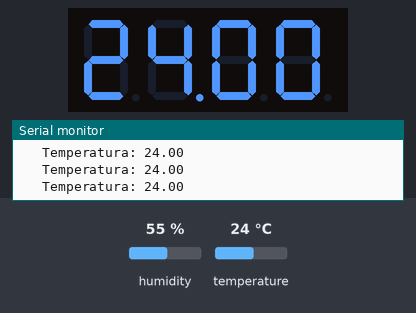
Bench run of a sketch on a simulated Arduino Uno, built with avr-gcc and run on an emulated ATmega328P. On the bench: 4-digit seven-segment display, the last lines printed to the serial monitor. Wiring (inferred from the names in the program): 4-digit 7-segment display, segments lit when HIGH: segments pin 6, pin 7, pin 8, pin 9, pin 10, pin 11, pin 12, pin 13; digit selects pin 2, pin 3, pin 4, pin 5. The test bench sets the inputs (shaded band); at power-on: temperature 24 °C, humidity 55 %. The segment pins are drawn as the display they are named for.

Above: at 3.2 s.
3.3 s: temperature set to 12 °C
At 5.6 s:
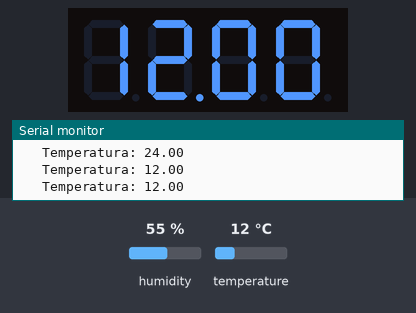
6.5 s: temperature set to 19 °C
At 8.4 s:
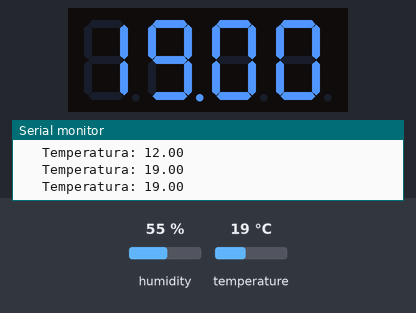
9.7 s: temperature set to 28 °C
At 11.2 s:
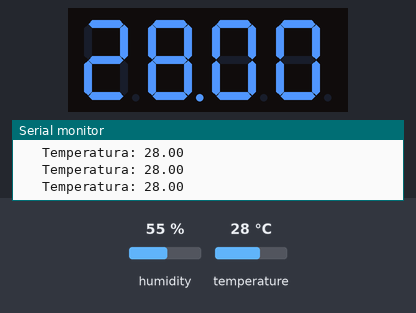
Timing chart, 0 to 12.7 s (numbered marks = the images above; inputs shaded):
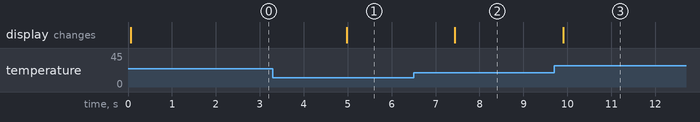

Measured:
- after the input at 3.3 s, the display: changes after 1.7 s (image 1)
- after the input at 6.5 s, the display: changes after 0.94 s (image 2)
- after the input at 9.7 s, the display: changes after 0.20 s (image 3)

The sketch:

sketch_previsao_display_tempe.ino
```cpp
#include "DHT.h"

//========== CONFIGURAÇÕES DO SENSOR DHT =======
#define DHTPIN A0
#define DHTTYPE DHT22
DHT dht(DHTPIN, DHTTYPE);
//=============== FIM ===========================

//=================== CONFIGURAÇÕES TRANSISTORES E DISPLAY ===========

int transistores[4] = { 2, 3, 4, 5 };
int segmentos[8] = { 6, 7, 8, 9, 10, 11, 12, 13 };
byte numeros[10][7] = {
  { 1, 1, 1, 1, 1, 1, 0 },  // 0
  { 0, 1, 1, 0, 0, 0, 0 },  // 1
  { 1, 1, 0, 1, 1, 0, 1 },  // 2
  { 1, 1, 1, 1, 0, 0, 1 },  // 3
  { 0, 1, 1, 0, 0, 1, 1 },  // 4
  { 1, 0, 1, 1, 0, 1, 1 },  // 5
  { 1, 0, 1, 1, 1, 1, 1 },  // 6
  { 1, 1, 1, 0, 0, 0, 0 },  // 7
  { 1, 1, 1, 1, 1, 1, 1 },  // 8
  { 1, 1, 1, 1, 0, 1, 1 }   // 9
};

//==================== FIM ==========================
void setup() {
  // put your setup code here, to run once:
  Serial.begin(115200);
  Serial.println(F("\t DHT22 SENSOR"));
  dht.begin();
  for (int i = 0; i < 4; i++) {
    pinMode(transistores[i], OUTPUT);
  }
  for (int i = 0; i < 8; i++) {
    pinMode(segmentos[i], OUTPUT);
  }
}

void mostraDigito(int pos, int numero, bool ponto) {
  // DESLIGA TODOS OS TRANSISTORES.
  for (int i = 0; i < 4; i++) {
    digitalWrite(transistores[i], HIGH);
  }

  // SEGMENTOS
  for (int i = 0; i < 7; i++) {
    digitalWrite(segmentos[i], numeros[numero][i]);
  }

  // PONTO DECIMAL
  digitalWrite(segmentos[7], ponto ? HIGH : LOW);

  // LIGA TRANSISTOR
  digitalWrite(transistores[pos], LOW);

  delay(3);
}

void loop() {
  // put your main code here, to run repeatedly:
  float temperatura = dht.readTemperature();
  if (isnan(temperatura)) { return; }
  Serial.print(F("\t Temperatura: "));
  Serial.println(temperatura);
  int temp = (int)(temperatura * 100);  // EX: 25.4 -> 254.
  int t1 = (temp / 1000) % 10;
  int t2 = (temp / 100) % 10;
  int t3 = (temp / 10) % 10;
  int t4 = temp % 10;

  // AQUI ATUALIZA O DISPLAY
  for (int i = 0; i < 50; i++) {
    mostraDigito(0, t1, false);
    mostraDigito(1, t2, true);
    mostraDigito(2, t3, false);  // PONTO DECIMAL
    mostraDigito(3, t4, false);
  }
}
```
